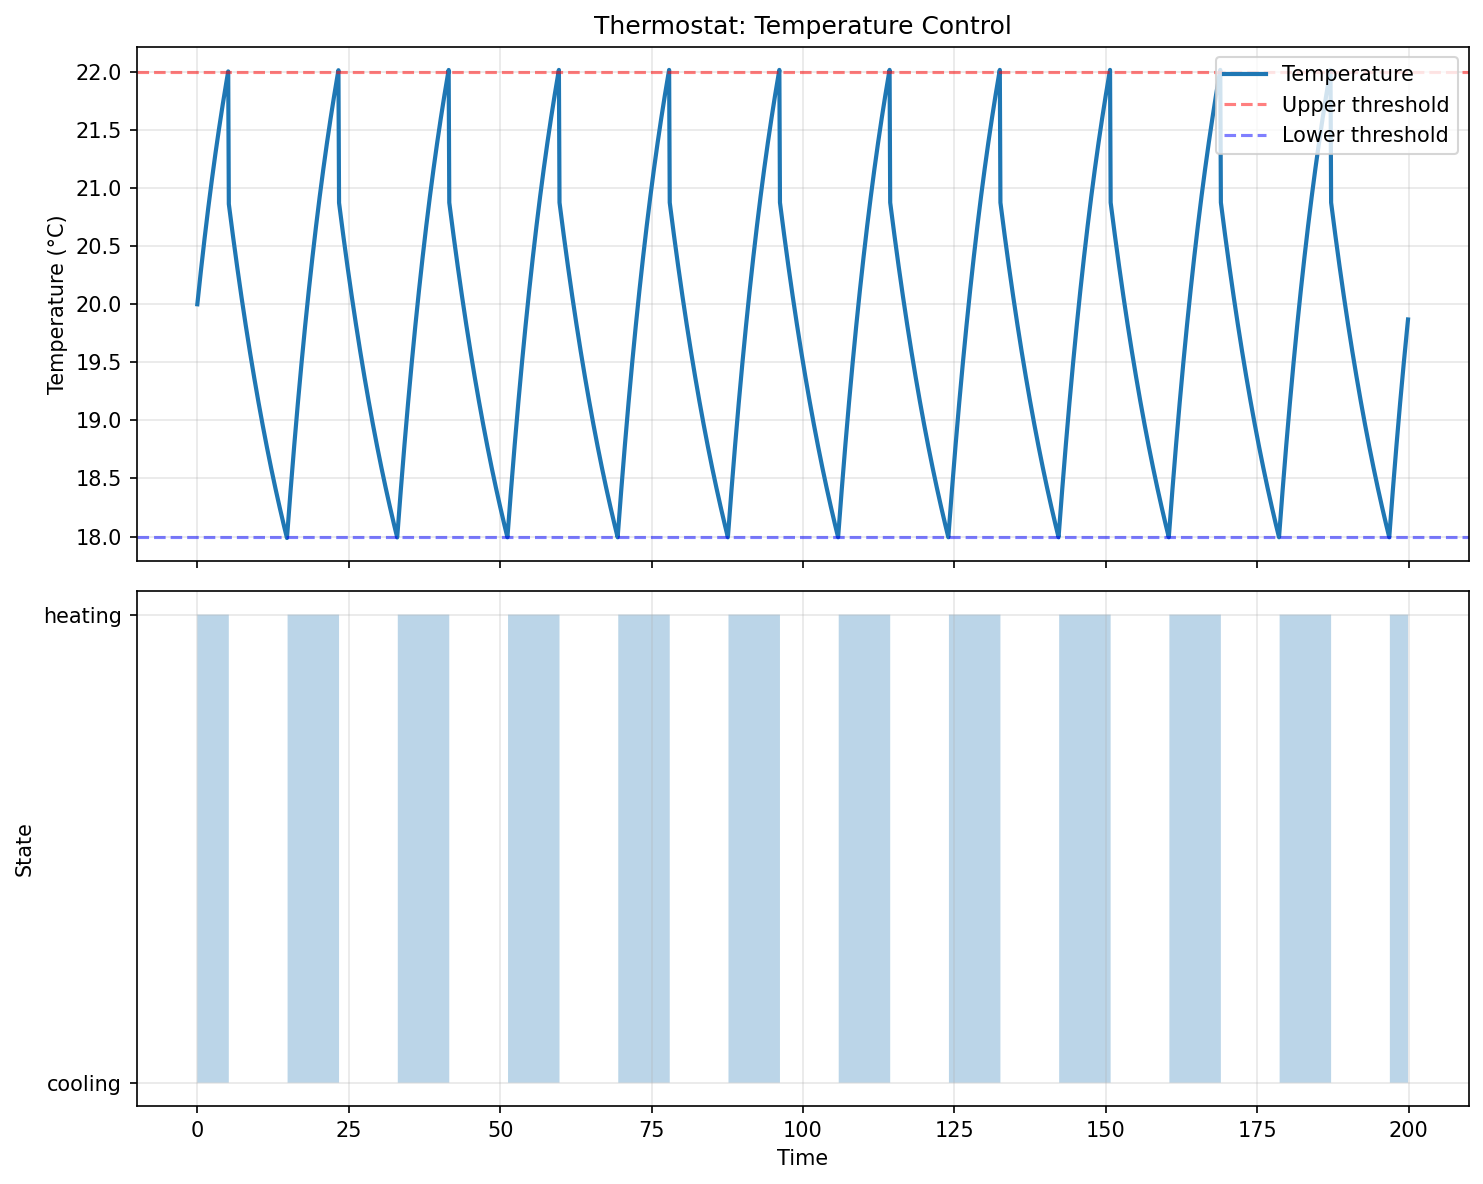

Generate this figure with Python:
import os
import sys

sys.path.append(os.path.dirname(__file__))

from hybrid_automaton_sim import HybridAutomaton, HybridState, HybridTransition, IntegrationMethod
import numpy as np


# =============================================================================
# Example 1: Thermostat (Simple scalar continuous state)
# =============================================================================
class Thermostat(HybridAutomaton):
    """Simple thermostat with heating and cooling modes"""
    
    heating = HybridState(
        "Heating", 
        initial=True, 
        flow=lambda T: 0.1 * (25 - T),
        invariant=lambda T: T <= 23  # Optional: enforce upper bound
    )
    
    cooling = HybridState(
        "Cooling", 
        flow=lambda T: -0.07 * (T - 15),
        invariant=lambda T: T >= 17  # Optional: enforce lower bound
    )
    
    cool = heating.to(cooling)
    heat = cooling.to(heating)
    
    def __init__(self, T0: float = 20.0):
        self.T = T0
        super().__init__()
        
        # Define transitions with guards and optional resets
        self.transitions_map = {
            "cool": HybridTransition(
                guard=lambda T: T >= 22,
                reset=lambda T: T * 0.95,  # Instant 5% drop when switching to cooling
                priority=1
            ),
            "heat": HybridTransition(
                guard=lambda T: T <= 18,
                reset=None,  # No reset
                priority=1
            )
        }
    
    @property
    def continuous_state(self):
        return self.T
    
    @continuous_state.setter
    def continuous_state(self, value):
        self.T = value

import matplotlib.pyplot as plt

def demo_thermostat():
    """Demonstrate thermostat example"""
    print("=" * 70)
    print("Example 1: Thermostat")
    print("=" * 70)
    
    thermo = Thermostat(T0=20.0)
    thermo.enable_event_detection(True, tolerance=1e-4)
    
    results = thermo.simulate(duration=200, dt=0.1, record_states=True)
    
    fig, (ax1, ax2) = plt.subplots(2, 1, figsize=(10, 8), sharex=True)
    
    # Temperature plot
    ax1.plot(results['time'], results['continuous'], label='Temperature', linewidth=2)
    ax1.axhline(22, color='r', linestyle='--', alpha=0.5, label='Upper threshold')
    ax1.axhline(18, color='b', linestyle='--', alpha=0.5, label='Lower threshold')
    ax1.set_ylabel('Temperature (°C)')
    ax1.legend()
    ax1.grid(True, alpha=0.3)
    ax1.set_title('Thermostat: Temperature Control')
    
    # State plot
    states_numeric = [1 if s == 'heating' else 0 for s in results['discrete']]
    ax2.fill_between(results['time'], states_numeric, alpha=0.3, step='post')
    ax2.set_xlabel('Time')
    ax2.set_ylabel('State')
    ax2.set_yticks([0, 1])
    ax2.set_yticklabels(['cooling', 'heating'])
    ax2.grid(True, alpha=0.3)
    
    plt.tight_layout()
    plt.savefig('thermostat.png', dpi=150, bbox_inches='tight')
    print("Saved: thermostat.png")

if __name__ == '__main__':
    demo_thermostat()
